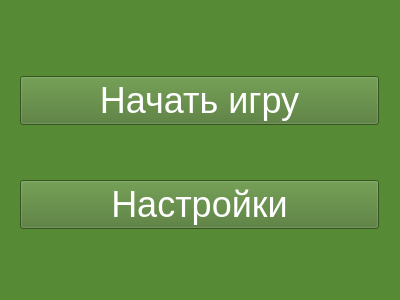
<?xml version="1.0" encoding="UTF-8"?>
<ui version="4.0">
 <class>GameOverWindow</class>
 <widget class="QWidget" name="GameOverWindow">
  <property name="geometry">
   <rect>
    <x>0</x>
    <y>0</y>
    <width>400</width>
    <height>300</height>
   </rect>
  </property>
  <property name="windowTitle">
   <string>Form</string>
  </property>
  <property name="styleSheet">
   <string notr="true">background-color: rgb(86, 138, 53);</string>
  </property>
  <widget class="QPushButton" name="pushButton">
   <property name="geometry">
    <rect>
     <x>20</x>
     <y>76</y>
     <width>359</width>
     <height>49</height>
    </rect>
   </property>
   <property name="font">
    <font>
     <family>Arial</family>
     <pointsize>27</pointsize>
    </font>
   </property>
   <property name="styleSheet">
    <string notr="true">background-color: rgb(74, 117, 45);
color: rgb(255, 255, 255);</string>
   </property>
   <property name="text">
    <string>Начать игру</string>
   </property>
  </widget>
  <widget class="QPushButton" name="pushButton_2">
   <property name="geometry">
    <rect>
     <x>20</x>
     <y>180</y>
     <width>359</width>
     <height>49</height>
    </rect>
   </property>
   <property name="font">
    <font>
     <family>Arial</family>
     <pointsize>27</pointsize>
    </font>
   </property>
   <property name="styleSheet">
    <string notr="true">background-color: rgb(74, 117, 45);
color: rgb(255, 255, 255);</string>
   </property>
   <property name="text">
    <string>Настройки</string>
   </property>
  </widget>
 </widget>
 <resources/>
 <connections/>
</ui>
